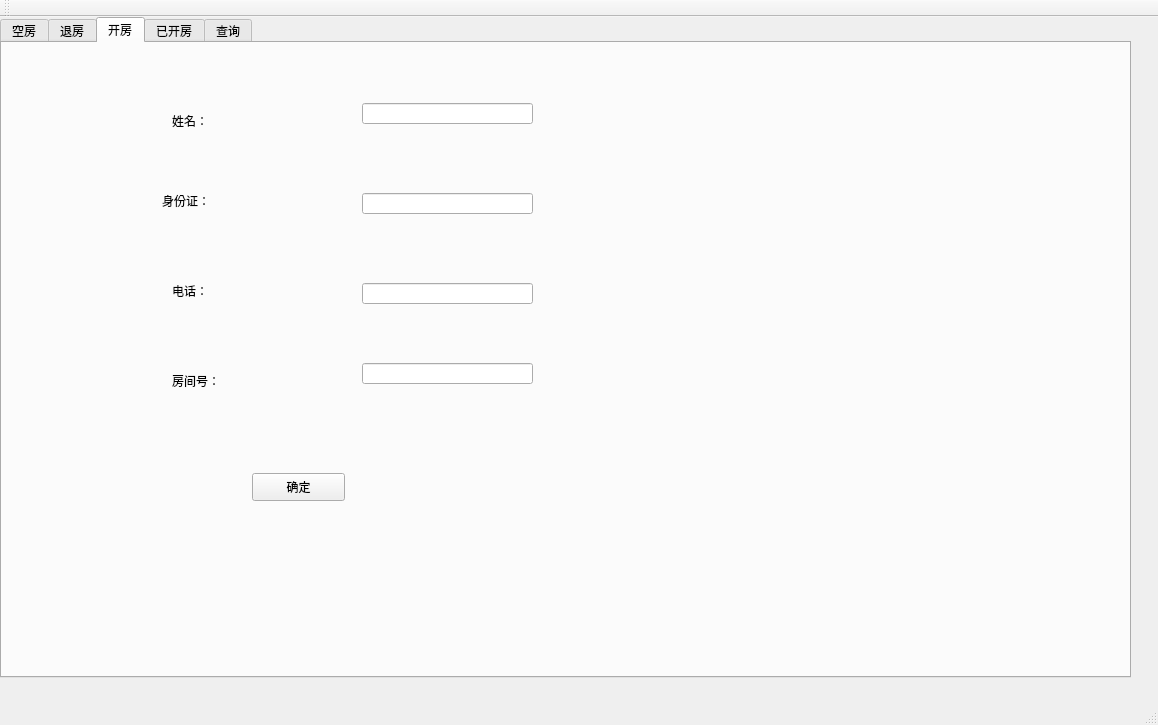
<?xml version="1.0" encoding="UTF-8"?>
<ui version="4.0">
 <class>MainWindow</class>
 <widget class="QMainWindow" name="MainWindow">
  <property name="geometry">
   <rect>
    <x>0</x>
    <y>0</y>
    <width>1158</width>
    <height>725</height>
   </rect>
  </property>
  <property name="windowTitle">
   <string>MainWindow</string>
  </property>
  <widget class="QWidget" name="centralWidget">
   <widget class="QTabWidget" name="tabWidget">
    <property name="geometry">
     <rect>
      <x>0</x>
      <y>0</y>
      <width>1131</width>
      <height>661</height>
     </rect>
    </property>
    <property name="currentIndex">
     <number>2</number>
    </property>
    <widget class="QWidget" name="tab">
     <attribute name="title">
      <string>空房</string>
     </attribute>
     <widget class="QTableWidget" name="tableWidget">
      <property name="geometry">
       <rect>
        <x>0</x>
        <y>10</y>
        <width>1111</width>
        <height>611</height>
       </rect>
      </property>
      <column>
       <property name="text">
        <string>房间号</string>
       </property>
      </column>
      <column>
       <property name="text">
        <string>床位</string>
       </property>
      </column>
      <column>
       <property name="text">
        <string>人数</string>
       </property>
      </column>
      <column>
       <property name="text">
        <string>价格</string>
       </property>
      </column>
     </widget>
    </widget>
    <widget class="QWidget" name="tab_3">
     <attribute name="title">
      <string>退房</string>
     </attribute>
     <widget class="QLabel" name="label_5">
      <property name="geometry">
       <rect>
        <x>350</x>
        <y>190</y>
        <width>72</width>
        <height>15</height>
       </rect>
      </property>
      <property name="text">
       <string>姓名：</string>
      </property>
     </widget>
     <widget class="QLabel" name="label_6">
      <property name="geometry">
       <rect>
        <x>340</x>
        <y>270</y>
        <width>72</width>
        <height>15</height>
       </rect>
      </property>
      <property name="text">
       <string>身份证：</string>
      </property>
     </widget>
     <widget class="QLabel" name="label_7">
      <property name="geometry">
       <rect>
        <x>350</x>
        <y>350</y>
        <width>72</width>
        <height>15</height>
       </rect>
      </property>
      <property name="text">
       <string>电话：</string>
      </property>
     </widget>
     <widget class="QLabel" name="label_8">
      <property name="geometry">
       <rect>
        <x>340</x>
        <y>100</y>
        <width>72</width>
        <height>15</height>
       </rect>
      </property>
      <property name="text">
       <string>房间号：</string>
      </property>
     </widget>
     <widget class="QLineEdit" name="lineEdit_5">
      <property name="geometry">
       <rect>
        <x>480</x>
        <y>190</y>
        <width>191</width>
        <height>21</height>
       </rect>
      </property>
     </widget>
     <widget class="QLineEdit" name="lineEdit_6">
      <property name="geometry">
       <rect>
        <x>480</x>
        <y>260</y>
        <width>191</width>
        <height>21</height>
       </rect>
      </property>
     </widget>
     <widget class="QLineEdit" name="lineEdit_7">
      <property name="geometry">
       <rect>
        <x>480</x>
        <y>350</y>
        <width>191</width>
        <height>21</height>
       </rect>
      </property>
     </widget>
     <widget class="QLineEdit" name="lineEdit_8">
      <property name="geometry">
       <rect>
        <x>480</x>
        <y>100</y>
        <width>191</width>
        <height>21</height>
       </rect>
      </property>
     </widget>
     <widget class="QRadioButton" name="radioButton">
      <property name="geometry">
       <rect>
        <x>110</x>
        <y>100</y>
        <width>115</width>
        <height>19</height>
       </rect>
      </property>
      <property name="text">
       <string>根据房间号</string>
      </property>
     </widget>
     <widget class="QRadioButton" name="radioButton_2">
      <property name="geometry">
       <rect>
        <x>110</x>
        <y>180</y>
        <width>115</width>
        <height>19</height>
       </rect>
      </property>
      <property name="text">
       <string>根据姓名</string>
      </property>
     </widget>
     <widget class="QRadioButton" name="radioButton_3">
      <property name="geometry">
       <rect>
        <x>110</x>
        <y>260</y>
        <width>115</width>
        <height>19</height>
       </rect>
      </property>
      <property name="text">
       <string>根据身份证</string>
      </property>
     </widget>
     <widget class="QRadioButton" name="radioButton_4">
      <property name="geometry">
       <rect>
        <x>110</x>
        <y>350</y>
        <width>115</width>
        <height>19</height>
       </rect>
      </property>
      <property name="text">
       <string>根据电话</string>
      </property>
     </widget>
     <widget class="QPushButton" name="pushButton_2">
      <property name="geometry">
       <rect>
        <x>230</x>
        <y>470</y>
        <width>93</width>
        <height>28</height>
       </rect>
      </property>
      <property name="text">
       <string>确定</string>
      </property>
     </widget>
    </widget>
    <widget class="QWidget" name="tab_4">
     <attribute name="title">
      <string>开房</string>
     </attribute>
     <widget class="QLabel" name="label">
      <property name="geometry">
       <rect>
        <x>170</x>
        <y>70</y>
        <width>72</width>
        <height>15</height>
       </rect>
      </property>
      <property name="text">
       <string>姓名：</string>
      </property>
     </widget>
     <widget class="QLabel" name="label_2">
      <property name="geometry">
       <rect>
        <x>160</x>
        <y>150</y>
        <width>72</width>
        <height>15</height>
       </rect>
      </property>
      <property name="text">
       <string>身份证：</string>
      </property>
     </widget>
     <widget class="QLabel" name="label_3">
      <property name="geometry">
       <rect>
        <x>170</x>
        <y>240</y>
        <width>72</width>
        <height>15</height>
       </rect>
      </property>
      <property name="text">
       <string>电话：</string>
      </property>
     </widget>
     <widget class="QLineEdit" name="lineEdit">
      <property name="geometry">
       <rect>
        <x>360</x>
        <y>60</y>
        <width>171</width>
        <height>21</height>
       </rect>
      </property>
     </widget>
     <widget class="QLineEdit" name="lineEdit_2">
      <property name="geometry">
       <rect>
        <x>360</x>
        <y>150</y>
        <width>171</width>
        <height>21</height>
       </rect>
      </property>
     </widget>
     <widget class="QLineEdit" name="lineEdit_3">
      <property name="geometry">
       <rect>
        <x>360</x>
        <y>240</y>
        <width>171</width>
        <height>21</height>
       </rect>
      </property>
     </widget>
     <widget class="QPushButton" name="pushButton">
      <property name="geometry">
       <rect>
        <x>250</x>
        <y>430</y>
        <width>93</width>
        <height>28</height>
       </rect>
      </property>
      <property name="text">
       <string>确定</string>
      </property>
     </widget>
     <widget class="QLabel" name="label_4">
      <property name="geometry">
       <rect>
        <x>170</x>
        <y>330</y>
        <width>72</width>
        <height>15</height>
       </rect>
      </property>
      <property name="text">
       <string>房间号：</string>
      </property>
     </widget>
     <widget class="QLineEdit" name="lineEdit_4">
      <property name="geometry">
       <rect>
        <x>360</x>
        <y>320</y>
        <width>171</width>
        <height>21</height>
       </rect>
      </property>
     </widget>
    </widget>
    <widget class="QWidget" name="tab_2">
     <attribute name="title">
      <string>已开房</string>
     </attribute>
     <widget class="QTableWidget" name="tableWidget_2">
      <property name="geometry">
       <rect>
        <x>10</x>
        <y>10</y>
        <width>1111</width>
        <height>601</height>
       </rect>
      </property>
      <column>
       <property name="text">
        <string>房间号</string>
       </property>
      </column>
      <column>
       <property name="text">
        <string>床位</string>
       </property>
      </column>
      <column>
       <property name="text">
        <string>人数</string>
       </property>
      </column>
      <column>
       <property name="text">
        <string>价格</string>
       </property>
      </column>
      <column>
       <property name="text">
        <string>开房客户姓名</string>
       </property>
      </column>
      <column>
       <property name="text">
        <string>身份证</string>
       </property>
      </column>
      <column>
       <property name="text">
        <string>电话号码</string>
       </property>
      </column>
     </widget>
    </widget>
    <widget class="QWidget" name="tab_5">
     <attribute name="title">
      <string>查询</string>
     </attribute>
     <widget class="QRadioButton" name="radioButton_5">
      <property name="geometry">
       <rect>
        <x>80</x>
        <y>90</y>
        <width>115</width>
        <height>19</height>
       </rect>
      </property>
      <property name="text">
       <string>根据姓名</string>
      </property>
     </widget>
     <widget class="QRadioButton" name="radioButton_6">
      <property name="geometry">
       <rect>
        <x>80</x>
        <y>170</y>
        <width>115</width>
        <height>19</height>
       </rect>
      </property>
      <property name="text">
       <string>根据身份证</string>
      </property>
     </widget>
     <widget class="QRadioButton" name="radioButton_7">
      <property name="geometry">
       <rect>
        <x>80</x>
        <y>270</y>
        <width>115</width>
        <height>19</height>
       </rect>
      </property>
      <property name="text">
       <string>根据电话</string>
      </property>
     </widget>
     <widget class="QLineEdit" name="lineEdit_9">
      <property name="geometry">
       <rect>
        <x>220</x>
        <y>90</y>
        <width>181</width>
        <height>21</height>
       </rect>
      </property>
     </widget>
     <widget class="QLineEdit" name="lineEdit_10">
      <property name="geometry">
       <rect>
        <x>220</x>
        <y>180</y>
        <width>181</width>
        <height>21</height>
       </rect>
      </property>
     </widget>
     <widget class="QLineEdit" name="lineEdit_11">
      <property name="geometry">
       <rect>
        <x>220</x>
        <y>270</y>
        <width>181</width>
        <height>21</height>
       </rect>
      </property>
     </widget>
     <widget class="QLabel" name="label_9">
      <property name="geometry">
       <rect>
        <x>520</x>
        <y>70</y>
        <width>531</width>
        <height>421</height>
       </rect>
      </property>
      <property name="text">
       <string/>
      </property>
     </widget>
     <widget class="QPushButton" name="pushButton_3">
      <property name="geometry">
       <rect>
        <x>170</x>
        <y>380</y>
        <width>93</width>
        <height>28</height>
       </rect>
      </property>
      <property name="text">
       <string>确定</string>
      </property>
     </widget>
    </widget>
   </widget>
  </widget>
  <widget class="QMenuBar" name="menuBar">
   <property name="geometry">
    <rect>
     <x>0</x>
     <y>0</y>
     <width>1158</width>
     <height>26</height>
    </rect>
   </property>
  </widget>
  <widget class="QToolBar" name="mainToolBar">
   <attribute name="toolBarArea">
    <enum>TopToolBarArea</enum>
   </attribute>
   <attribute name="toolBarBreak">
    <bool>false</bool>
   </attribute>
  </widget>
  <widget class="QStatusBar" name="statusBar"/>
 </widget>
 <layoutdefault spacing="6" margin="11"/>
 <resources/>
 <connections/>
</ui>
